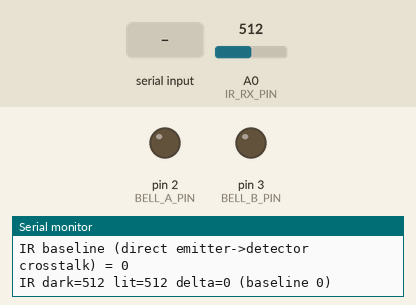
This sketch was run on a simulated Arduino Uno, built with avr-gcc and run on an emulated ATmega328P. Shown: output pins drawn as LEDs (lit = HIGH), the last lines printed to the serial monitor. Dashed ring = blinking. The inputs (shaded band) are chosen by the test bench; at power-on: A0 (IR_RX_PIN) = 512. Pins used as bus, display or sensor lines are not drawn.

Above: at 1.2 s.
1.3 s: "r" received over Serial
At 2.1 s:
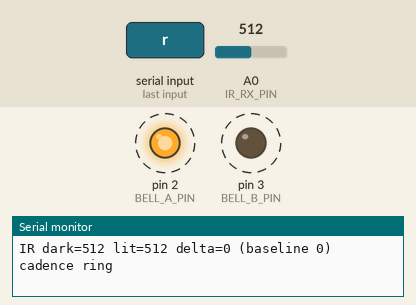
3.1 s: "h" received over Serial
6.1 s: "-" received over Serial
9.1 s: "a" received over Serial
At 10.3 s:
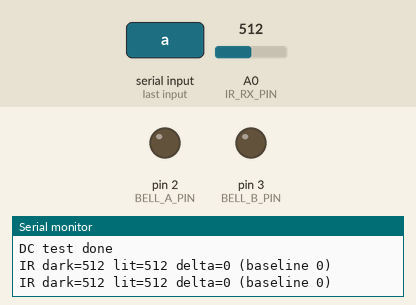
10.6 s: "b" received over Serial
At 11.2 s:
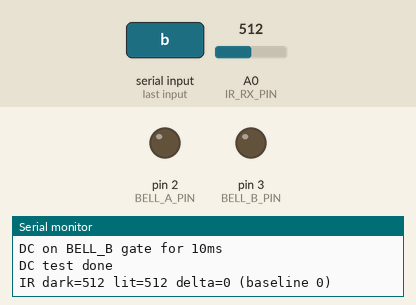
Timing chart, 0 to 13.1 s (numbered marks = the images above; inputs shaded):
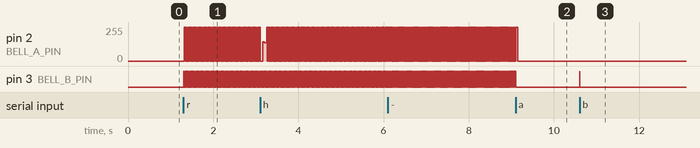

The sketch:

bell_ir_test.ino
```cpp
/*
  Bell + IR bring-up sketch for the Adafruit ItsyBitsy 32u4 (Rev J).

  Standalone diagnostic, in the same spirit as led_blink_test.ino and
  pin_monitor.ino: NO USB HID, no dial/hook state machine. Flash this
  first when bringing up the new ringer driver and IR pair so a fault can
  only be in the new hardware.

  WIRING (docs/rotary_dial_circuit_revL.svg):
    D5  IR_TX   -> R10 150ohm -> IR emitter LED anode; cathode to GND.
    A0  IR_RX   -> IR phototransistor emitter; collector to 5V;
                   R11 10kohm from this pin to GND.
    D2  BELL_A  -> R12 100ohm -> gate of Q2 = IRFZ44N (R14 10k gate-to-GND).
                   RC snubber R16 100ohm + C9 10nF, Q2 drain -> 5V tap.
    D3  BELL_B  -> R13 100ohm -> gate of Q3 = IRFZ44N (R15 10k gate-to-GND).
                   RC snubber R17 100ohm + C10 10nF, Q3 drain -> 5V tap.
    Q2/Q3 sources to GND, drains to the two ends of T1's centre-tapped
    low-voltage winding; centre tap to 5V. T1's mains-side winding -> R18
    220ohm (>=0.25W is plenty: ~53mW actual) -> bell RED and BLACK leads.
    Leave the bell's two GREY leads insulated and unconnected, as they
    were in the phone. C7+C8 (2x 470uF/16V in parallel, ~940uF) from the
    centre-tap 5V feed to GND: the ring pulls ~300mA bursts from 5V.

    T1 = Hammond 161G24: SINGLE-primary 115V/60Hz-only mains transformer
    (confirmed the part actually on hand -- NOT the dual-primary 160G24
    this design originally targeted), 24V C.T. low-voltage winding, run
    backwards. With only one primary there is no series-for-230V trick:
    ratio is 115:12 = 9.6:1, giving ~+/-48V, ~7.7mA ideal (~7mA realistic
    after winding DCR) -- audible but noticeably softer than the ~15mA
    original ringing spec. Swapping in a Hammond 160G24 later (series its
    two 115V primaries for 19:1, ~+/-96V/~15mA) is a drop-in upgrade: same
    firmware, only the T1 pin numbers below change (see revK.svg history).
    161G24 pinout (Hammond 161-schematic-rev2, verified against the actual
    datasheet drawing): secondary (LV, drive) jumper pins 4-5 = centre tap
    -> 5V; pin 3 -> Q2 drain, pin 6 -> Q3 drain. Primary (HV out, single
    winding, no jumper needed): pin 1 -> R18 -> bell RED, pin 2 -> BLACK.
    DMM check before power: R(3-6) ~ 2x R(3-4).

    Q2/Q3 = IRFZ44N (on hand): 55V, not true logic-level, but fine at 5V
    for this ~0.3A load. 55V is under the 60V rule, so the R16/R17+C9/C10
    snubbers above clamp the leakage turn-off spike; the part is also
    fully avalanche-rated as a backstop. See docs/rotary_dial_circuit_revM.svg.

  SAFETY: T1's high-voltage winding swings roughly +/-48V at ~7mA -- softer
  than a real phone line's jolt but still a real shock. It is isolated from
  USB and limited by R18 plus the 5.97k coil, but insulate it properly and
  do not probe it while ringing.

  Serial commands (115200 baud, one character each):
    r  ring the standard cadence (2s ring / 4s pause, 2 bursts)
    h  hold a continuous ring until 's' (for measuring / tuning)
    s  stop immediately
    a  drive BELL_A gate on only (DC) for 10ms -- half-winding continuity test
    b  drive BELL_B gate on only (DC) for 10ms -- half-winding continuity test
    i  print one IR sample (dark / lit / delta)
    c  recalibrate the IR baseline
    +  raise the ring frequency by 1Hz    - lower it by 1Hz

  Do NOT open this CDC port at 1200 baud: that is the bootloader
  touch-reset signal and will reset the board.
*/

static const uint8_t BELL_A_PIN = 2;
static const uint8_t BELL_B_PIN = 3;
static const uint8_t IR_TX_PIN  = 5;
static const uint8_t IR_RX_PIN  = A0;

static const unsigned long RING_DEADBAND_MS = 1;
static const unsigned long RING_BURST_MS = 2000;
static const unsigned long RING_GAP_MS = 4000;
static const uint8_t RING_BURSTS = 2;
static const unsigned int IR_SETTLE_US = 200;
static const uint8_t IR_CALIBRATION_SAMPLES = 32;
// DC continuity test: a transformer winding held at DC current is just its
// ~2ohm DCR -- 1s at 5V would ramp toward ~2.5A. 10ms keeps it on the
// inductive rise, well under 1A, while still confirming the gate/FET/winding
// path is alive (the DMM R(5-8)~=2xR(5-6) check already proves continuity
// unpowered; this is a quick powered sanity check, not a substitute for it).
static const unsigned long DC_TEST_MS = 10;

// 161G24's LV winding is rated 60Hz-only (flux ratio = 333/(hz*12) vs
// 277.5/(hz*12) for a 50/60Hz-rated core like 160G24) -- needs a higher
// default frequency to stay under saturation: 30Hz -> 0.93x rated flux,
// matching the same safety margin the 160G24 design used at 25Hz.
uint8_t ringFreqHz = 30;
unsigned long halfPeriodMs = 500 / 30;

enum Mode : uint8_t { IDLE, CADENCE_BURST, CADENCE_GAP, HOLD, DC_A, DC_B };
Mode mode = IDLE;
uint8_t burstsLeft = 0;
unsigned long modeStartMs = 0;
unsigned long toggleMs = 0;
bool phaseB = false;
bool inDeadband = false;
// Push-pull soft-start: from zero flux, a full-length first half-cycle would
// drive the core to ~1.86x rated flux (deep saturation, amp-class current
// spike). Halving only the first half-cycle's length bounds it to ~0.93x.
bool firstHalfCycle = false;

int irBaseline = 0;
unsigned long lastIrPrintMs = 0;

static void gatesOff() {
  digitalWrite(BELL_A_PIN, LOW);
  digitalWrite(BELL_B_PIN, LOW);
}

static void setRingFreq(uint8_t hz) {
  // 28Hz is the saturation floor for a 5V square into 161G24's 60Hz-only-
  // rated 12V half-winding (flux ratio = 27.75/hz, i.e. 333/(hz*12));
  // lower and the core saturates hard. (160G24's 50/60Hz-rated core floor
  // was 23Hz -- lower, since that core has more margin at a given freq.)
  if (hz < 28) hz = 28;
  if (hz > 40) hz = 40;
  ringFreqHz = hz;
  halfPeriodMs = 500UL / hz;
  Serial.print(F("ring frequency = "));
  Serial.print(ringFreqHz);
  Serial.print(F("Hz (half period "));
  Serial.print(halfPeriodMs);
  Serial.println(F("ms)"));
}

static void startOscillation(Mode m, unsigned long now) {
  mode = m;
  modeStartMs = now;
  toggleMs = now;
  phaseB = false;
  inDeadband = true;
  firstHalfCycle = true;  // soft-start: first half-cycle from idle is half-length
  burstsLeft = (m == CADENCE_BURST) ? RING_BURSTS : 0;
  gatesOff();
}

static void stopAll() {
  gatesOff();
  mode = IDLE;
  inDeadband = false;
  Serial.println(F("stopped"));
}

static void oscillate(unsigned long now) {
  unsigned long thisHalfMs = firstHalfCycle ? (halfPeriodMs / 2) : halfPeriodMs;
  if (now - toggleMs >= thisHalfMs) {
    gatesOff();
    toggleMs = now;
    phaseB = !phaseB;
    inDeadband = true;
    firstHalfCycle = false;
  } else if (inDeadband && (now - toggleMs) >= RING_DEADBAND_MS) {
    digitalWrite(phaseB ? BELL_B_PIN : BELL_A_PIN, HIGH);
    inDeadband = false;
  }
}

static int irReadDelta(int *darkOut, int *litOut) {
  digitalWrite(IR_TX_PIN, LOW);
  delayMicroseconds(IR_SETTLE_US);
  int dark = analogRead(IR_RX_PIN);
  digitalWrite(IR_TX_PIN, HIGH);
  delayMicroseconds(IR_SETTLE_US);
  int lit = analogRead(IR_RX_PIN);
  digitalWrite(IR_TX_PIN, LOW);
  if (darkOut) *darkOut = dark;
  if (litOut) *litOut = lit;
  return lit - dark;
}

static void irCalibrate() {
  long sum = 0;
  for (uint8_t i = 0; i < IR_CALIBRATION_SAMPLES; i++) sum += irReadDelta(NULL, NULL);
  irBaseline = (int)(sum / IR_CALIBRATION_SAMPLES);
  Serial.print(F("IR baseline (direct emitter->detector crosstalk) = "));
  Serial.println(irBaseline);
}

void setup() {
  Serial.begin(115200);
  pinMode(BELL_A_PIN, OUTPUT);
  pinMode(BELL_B_PIN, OUTPUT);
  pinMode(IR_TX_PIN, OUTPUT);
  gatesOff();
  digitalWrite(IR_TX_PIN, LOW);
  setRingFreq(ringFreqHz);
  irCalibrate();
}

void loop() {
  unsigned long now = millis();

  switch (mode) {
    case HOLD:
      oscillate(now);
      break;
    case CADENCE_BURST:
      if (now - modeStartMs >= RING_BURST_MS) {
        gatesOff();
        inDeadband = false;
        if (--burstsLeft == 0) {
          mode = IDLE;
          Serial.println(F("cadence done"));
        } else {
          mode = CADENCE_GAP;
          modeStartMs = now;
        }
      } else {
        oscillate(now);
      }
      break;
    case CADENCE_GAP:
      if (now - modeStartMs >= RING_GAP_MS) {
        mode = CADENCE_BURST;
        modeStartMs = now;
        toggleMs = now;
        inDeadband = true;
      }
      break;
    case DC_A:
    case DC_B:
      if (now - modeStartMs >= DC_TEST_MS) {
        gatesOff();
        mode = IDLE;
        Serial.println(F("DC test done"));
      }
      break;
    case IDLE:
      break;
  }

  if (mode == IDLE && (now - lastIrPrintMs) >= 1000) {
    lastIrPrintMs = now;
    int dark, lit;
    int delta = irReadDelta(&dark, &lit);
    Serial.print(F("IR dark="));
    Serial.print(dark);
    Serial.print(F(" lit="));
    Serial.print(lit);
    Serial.print(F(" delta="));
    Serial.print(delta);
    Serial.print(F(" (baseline "));
    Serial.print(irBaseline);
    Serial.println(F(")"));
  }

  while (Serial.available() > 0) {
    char c = Serial.read();
    switch (c) {
      case 'r':
        Serial.println(F("cadence ring"));
        startOscillation(CADENCE_BURST, now);
        break;
      case 'h':
        Serial.println(F("continuous ring until 's'"));
        startOscillation(HOLD, now);
        break;
      case 's':
        stopAll();
        break;
      case 'a':
        Serial.println(F("DC on BELL_A gate for 10ms"));
        gatesOff();
        mode = DC_A;
        modeStartMs = now;
        digitalWrite(BELL_A_PIN, HIGH);
        break;
      case 'b':
        Serial.println(F("DC on BELL_B gate for 10ms"));
        gatesOff();
        mode = DC_B;
        modeStartMs = now;
        digitalWrite(BELL_B_PIN, HIGH);
        break;
      case 'i': {
        int dark, lit;
        int delta = irReadDelta(&dark, &lit);
        Serial.print(F("dark="));
        Serial.print(dark);
        Serial.print(F(" lit="));
        Serial.print(lit);
        Serial.print(F(" delta="));
        Serial.println(delta);
        break;
      }
      case 'c':
        irCalibrate();
        break;
      case '+':
        setRingFreq(ringFreqHz + 1);
        break;
      case '-':
        setRingFreq(ringFreqHz - 1);
        break;
      default:
        break;
    }
  }
}
```

Measured:
- after the input at 1.3 s, pin 2 (BELL_A_PIN): alternates 255/255 for 0.02 s and 0/255 for 0.02 s, starting at once; pin 3 (BELL_B_PIN): alternates HIGH for 0.01 s and LOW for 0.02 s, starting at once
- after the input at 9.1 s, pin 2 (BELL_A_PIN): goes on until 9.1 s, then stays 0/255; pin 3 (BELL_B_PIN): stops changing and stays LOW
- after the input at 10.6 s, pin 3 (BELL_B_PIN): LOW → HIGH at once, → LOW 0.01 s later
